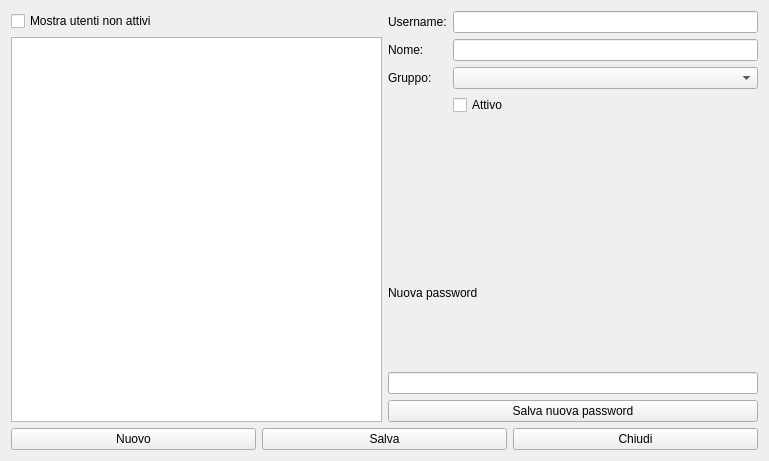
<?xml version="1.0" encoding="UTF-8"?>
<ui version="4.0">
 <class>HGestioneUtenti</class>
 <widget class="QWidget" name="HGestioneUtenti">
  <property name="windowModality">
   <enum>Qt::ApplicationModal</enum>
  </property>
  <property name="geometry">
   <rect>
    <x>0</x>
    <y>0</y>
    <width>769</width>
    <height>461</height>
   </rect>
  </property>
  <property name="windowTitle">
   <string>Gestione Utenti</string>
  </property>
  <property name="windowIcon">
   <iconset resource="icons.qrc">
    <normaloff>:/Resources/Warning-Sign.PNG</normaloff>:/Resources/Warning-Sign.PNG</iconset>
  </property>
  <layout class="QVBoxLayout" name="verticalLayout_5">
   <item>
    <layout class="QVBoxLayout" name="verticalLayout_4">
     <item>
      <layout class="QHBoxLayout" name="horizontalLayout_2">
       <item>
        <layout class="QVBoxLayout" name="verticalLayout">
         <item>
          <widget class="QCheckBox" name="checkBox">
           <property name="text">
            <string>Mostra utenti non attivi</string>
           </property>
          </widget>
         </item>
         <item>
          <widget class="QListView" name="lvUtenti"/>
         </item>
        </layout>
       </item>
       <item>
        <layout class="QVBoxLayout" name="verticalLayout_3">
         <item>
          <layout class="QFormLayout" name="formLayout">
           <item row="0" column="0">
            <widget class="QLabel" name="label">
             <property name="text">
              <string>Username:</string>
             </property>
            </widget>
           </item>
           <item row="0" column="1">
            <widget class="QLineEdit" name="leUsername"/>
           </item>
           <item row="1" column="0">
            <widget class="QLabel" name="label_4">
             <property name="text">
              <string>Nome:</string>
             </property>
            </widget>
           </item>
           <item row="1" column="1">
            <widget class="QLineEdit" name="lenome"/>
           </item>
           <item row="2" column="0">
            <widget class="QLabel" name="label_3">
             <property name="text">
              <string>Gruppo:</string>
             </property>
            </widget>
           </item>
           <item row="2" column="1">
            <widget class="QComboBox" name="comboBox"/>
           </item>
           <item row="3" column="1">
            <widget class="QCheckBox" name="cbAttivo">
             <property name="text">
              <string>Attivo</string>
             </property>
            </widget>
           </item>
          </layout>
         </item>
         <item>
          <layout class="QVBoxLayout" name="verticalLayout_2">
           <item>
            <widget class="QLabel" name="label_5">
             <property name="text">
              <string>Nuova password</string>
             </property>
            </widget>
           </item>
           <item>
            <widget class="QLineEdit" name="leNewPass"/>
           </item>
           <item>
            <widget class="QPushButton" name="pbNuovaPassword">
             <property name="text">
              <string>Salva nuova password</string>
             </property>
             <property name="icon">
              <iconset>
               <normaloff>:/save-icon.png</normaloff>:/save-icon.png</iconset>
             </property>
            </widget>
           </item>
          </layout>
         </item>
        </layout>
       </item>
      </layout>
     </item>
     <item>
      <layout class="QHBoxLayout" name="horizontalLayout">
       <item>
        <widget class="QPushButton" name="pushButton">
         <property name="text">
          <string>Nuovo</string>
         </property>
         <property name="icon">
          <iconset>
           <normaloff>:/Plus.PNG</normaloff>:/Plus.PNG</iconset>
         </property>
         <property name="iconSize">
          <size>
           <width>32</width>
           <height>32</height>
          </size>
         </property>
        </widget>
       </item>
       <item>
        <widget class="QPushButton" name="pushButton_2">
         <property name="text">
          <string>Salva</string>
         </property>
         <property name="icon">
          <iconset>
           <normaloff>:/save-icon.png</normaloff>:/save-icon.png</iconset>
         </property>
         <property name="iconSize">
          <size>
           <width>32</width>
           <height>32</height>
          </size>
         </property>
        </widget>
       </item>
       <item>
        <widget class="QPushButton" name="pushButton_3">
         <property name="text">
          <string>Chiudi</string>
         </property>
         <property name="icon">
          <iconset>
           <normaloff>:/Actions-window-close-icon.png</normaloff>:/Actions-window-close-icon.png</iconset>
         </property>
         <property name="iconSize">
          <size>
           <width>32</width>
           <height>32</height>
          </size>
         </property>
        </widget>
       </item>
      </layout>
     </item>
    </layout>
   </item>
  </layout>
 </widget>
 <resources>
  <include location="icons.qrc"/>
 </resources>
 <connections/>
</ui>
